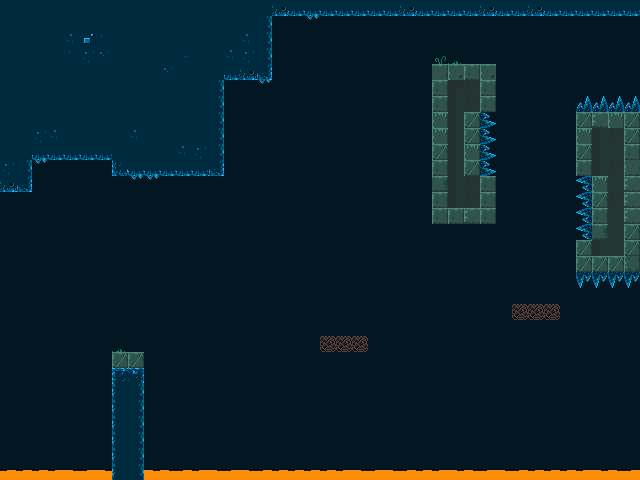

This game map was drawn from its Tiled (.tmx) file and the tilesets committed beside it. A one-line description and the trimmed map source follow:
An orthogonal 40x30 tile map with 16x16 px tiles, 6 tile layers (backgroundLayer, stageLayer, trapsLayer, fragileLayer, ...), 4 tilesets and 6 objects (4x secret, playerStart, portal).

<map version="1.0" orientation="orthogonal" renderorder="right-down" width="40" height="30" tilewidth="16" tileheight="16" nextobjectid="21">
 <tileset firstgid="1" name="stageTiles" tilewidth="16" tileheight="16" tilecount="60" columns="10">
  <image source="../assets/img/tiles.png" width="160" height="96" />
 </tileset>
 <tileset firstgid="61" name="playerTiles" tilewidth="16" tileheight="16" tilecount="16" columns="4">
  <image source="../assets/img/player.png" width="64" height="64" />
 </tileset>
 <tileset firstgid="77" name="itemsTiles" tilewidth="16" tileheight="16" tilecount="16" columns="4">
  <image source="../assets/img/items.png" width="64" height="64" />
 </tileset>
 <tileset firstgid="93" name="secret" tilewidth="16" tileheight="16" tilecount="6" columns="6">
  <image source="../assets/img/secret.png" width="96" height="16" />
 </tileset>
 <layer name="backgroundLayer" width="40" height="30">
  <data>[1200 cells, 1200 non-empty, 17 distinct tile ids]</data>
 </layer>
 <objectgroup name="objectsLayer">
  <object id="1" name="Player" type="playerStart" gid="66" x="127" y="350" width="16" height="16" />
  <object id="8" name="Portal" type="portal" gid="79" x="441" y="62" width="16" height="16">
   <properties>
    <property name="animated" type="bool" value="true" />
    <property name="sprite" value="portal" />
    <property name="targetTilemap" value="3" />
   </properties>
  </object>
  <object id="16" name="Secret" type="secret" gid="93" x="560" y="264" width="16" height="16">
   <properties>
    <property name="animated" type="bool" value="true" />
    <property name="sprite" value="secret" />
   </properties>
  </object>
  <object id="17" name="Secret" type="secret" gid="93" x="496" y="207" width="16" height="16">
   <properties>
    <property name="animated" type="bool" value="true" />
    <property name="sprite" value="secret" />
   </properties>
  </object>
  <object id="18" name="Secret" type="secret" gid="93" x="560" y="152" width="16" height="16">
   <properties>
    <property name="animated" type="bool" value="true" />
    <property name="sprite" value="secret" />
   </properties>
  </object>
  <object id="19" name="Secret" type="secret" gid="93" x="496" y="96" width="16" height="16">
   <properties>
    <property name="animated" type="bool" value="true" />
    <property name="sprite" value="secret" />
   </properties>
  </object>
 </objectgroup>
 <layer name="stageLayer" width="40" height="30">
  <data>[1200 cells, 117 non-empty, 20 distinct tile ids]</data>
 </layer>
 <layer name="trapsLayer" width="40" height="30">
  <data>[1200 cells, 54 non-empty, 6 distinct tile ids]</data>
 </layer>
 <layer name="fragileLayer" width="40" height="30">
  <data>[1200 cells, 6 non-empty, 1 distinct tile ids]</data>
 </layer>
 <layer name="drillLayer" width="40" height="30">
  <data>[1200 cells, 0 non-empty, 0 distinct tile ids]</data>
 </layer>
 <layer name="springLayer" width="40" height="30">
  <data>[1200 cells, 0 non-empty, 0 distinct tile ids]</data>
 </layer>
</map>
